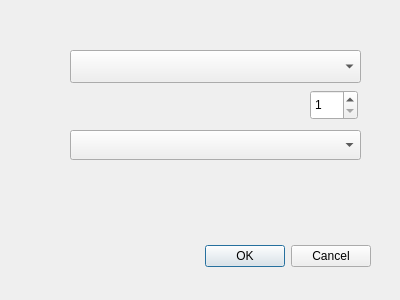
<?xml version="1.0" encoding="UTF-8"?>
<ui version="4.0">
 <class>ParametersDialog</class>
 <widget class="QDialog" name="ParametersDialog">
  <property name="geometry">
   <rect>
    <x>0</x>
    <y>0</y>
    <width>400</width>
    <height>300</height>
   </rect>
  </property>
  <property name="windowTitle">
   <string>Dialog</string>
  </property>
  <widget class="QDialogButtonBox" name="buttonBox">
   <property name="geometry">
    <rect>
     <x>30</x>
     <y>240</y>
     <width>341</width>
     <height>32</height>
    </rect>
   </property>
   <property name="orientation">
    <enum>Qt::Horizontal</enum>
   </property>
   <property name="standardButtons">
    <set>QDialogButtonBox::Cancel|QDialogButtonBox::Ok</set>
   </property>
  </widget>
  <widget class="QComboBox" name="comboBox">
   <property name="geometry">
    <rect>
     <x>70</x>
     <y>50</y>
     <width>291</width>
     <height>33</height>
    </rect>
   </property>
  </widget>
  <widget class="QSpinBox" name="spinBox">
   <property name="geometry">
    <rect>
     <x>310</x>
     <y>90</y>
     <width>48</width>
     <height>30</height>
    </rect>
   </property>
   <property name="minimum">
    <number>1</number>
   </property>
   <property name="maximum">
    <number>999</number>
   </property>
  </widget>
  <widget class="QComboBox" name="comboBox_2">
   <property name="geometry">
    <rect>
     <x>70</x>
     <y>130</y>
     <width>291</width>
     <height>30</height>
    </rect>
   </property>
  </widget>
 </widget>
 <resources/>
 <connections>
  <connection>
   <sender>buttonBox</sender>
   <signal>accepted()</signal>
   <receiver>ParametersDialog</receiver>
   <slot>accept()</slot>
   <hints>
    <hint type="sourcelabel">
     <x>248</x>
     <y>254</y>
    </hint>
    <hint type="destinationlabel">
     <x>157</x>
     <y>274</y>
    </hint>
   </hints>
  </connection>
  <connection>
   <sender>buttonBox</sender>
   <signal>rejected()</signal>
   <receiver>ParametersDialog</receiver>
   <slot>reject()</slot>
   <hints>
    <hint type="sourcelabel">
     <x>316</x>
     <y>260</y>
    </hint>
    <hint type="destinationlabel">
     <x>286</x>
     <y>274</y>
    </hint>
   </hints>
  </connection>
 </connections>
</ui>
